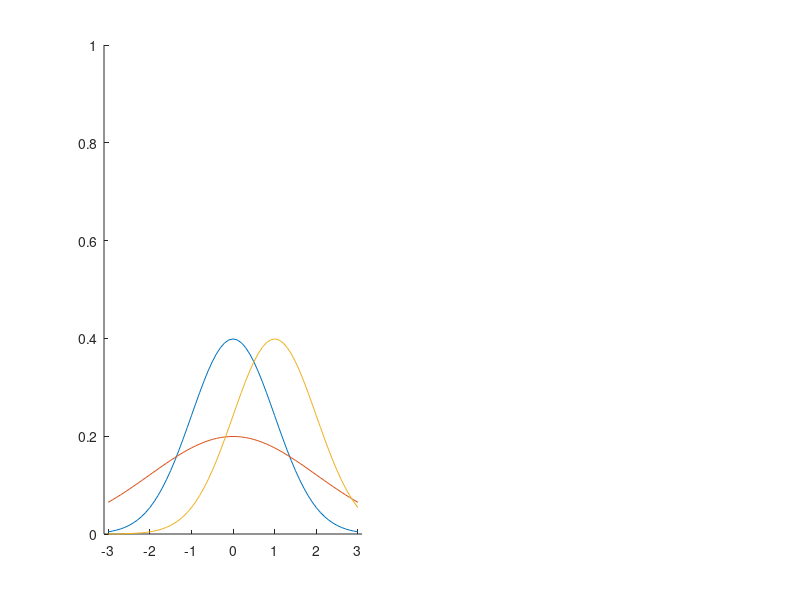

Source code (MATLAB): (Note: this script raises an error after producing the figure.)
x = [-3:.1:3];

pd1 = makedist('Normal','mu',0,'sigma',1);
pd2 = makedist('Normal','mu',0,'sigma',2);
pd3 = makedist('Normal','mu',1,'sigma',1);

pdf1 = pdf(pd1,x);
pdf2 = pdf(pd2,x);
pdf3 = pdf(pd3,x);

% Compute the cdfs
cdf1 = cdf(pd1,x);
cdf2 = cdf(pd2,x);
cdf3 = cdf(pd3,x);

figure;
subplot(1,2,1);
hold on;
plot(x,pdf1)
plot(x,pdf2)
plot(x,pdf3)
ylim([0 1]);
xlim([-3.1 3.1]);
legend({'\mu = 0, \sigma = 1','\mu = 0, \sigma = 2',...
    '\mu = 1, \sigma = 1'},'Location','NW');
xlabel('Realisierungen')
ylabel('F(x)')
hold off;

subplot(1,2,2);
hold on;
plot(x,cdf1)
plot(x,cdf2)
plot(x,cdf3)
ylim([0 1]);
xlim([-3.1 3.1]);
legend({'\mu = 0, \sigma = 1','\mu = 0, \sigma = 2',...
    '\mu = 1, \sigma = 1'},'Location','NW');
xlabel('Realisierungen')
ylabel('f(x)')
hold off;